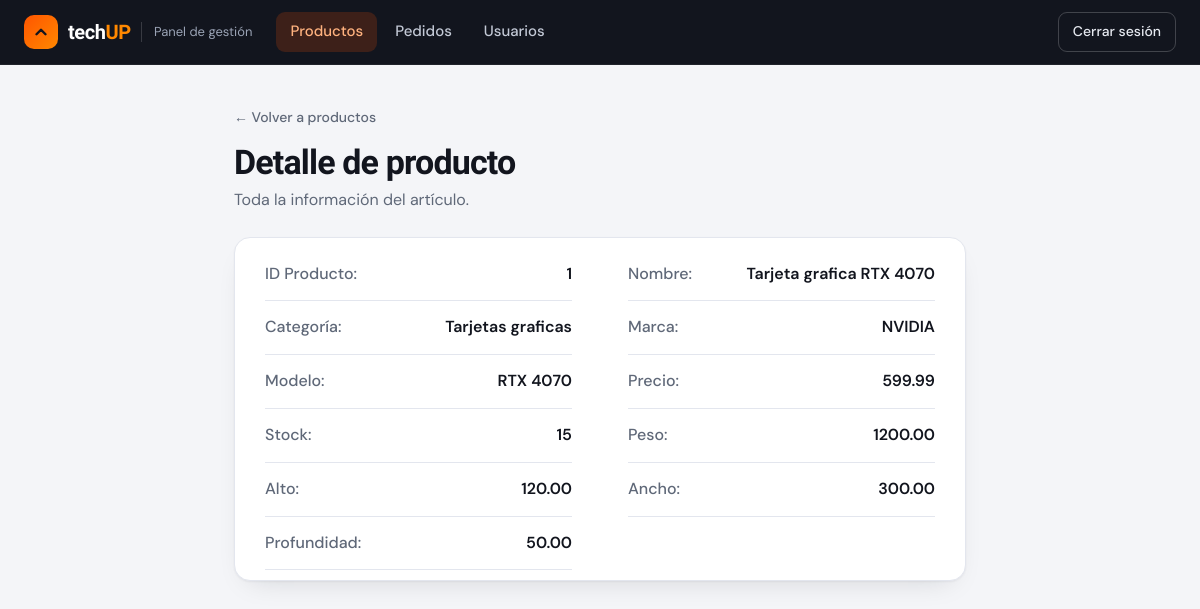
The page /index.php?entity=producto&action=show&id=1 (signed in) on the database its author committed.
### tables this page shows
CREATE TABLE detalles_producto (
    id_detalle_producto INT UNSIGNED AUTO_INCREMENT PRIMARY KEY,
    id_producto INT UNSIGNED NOT NULL UNIQUE,
    peso DECIMAL(8, 2) NOT NULL COMMENT 'Peso en gramos',
    alto DECIMAL(8, 2) NOT NULL COMMENT 'Altura en milimetros',
    ancho DECIMAL(8, 2) NOT NULL COMMENT 'Anchura en milimetros',
    profundidad DECIMAL(8, 2) NOT NULL COMMENT 'Profundidad en milimetros',

    CONSTRAINT fk_detalles_producto_productos
        FOREIGN KEY (id_producto)
        REFERENCES productos(id_producto)
        ON UPDATE CASCADE
        ON DELETE CASCADE,

    CONSTRAINT chk_detalles_producto_peso
        CHECK (peso > 0),

    CONSTRAINT chk_detalles_producto_alto
        CHECK (alto > 0),

    CONSTRAINT chk_detalles_producto_ancho
        CHECK (ancho > 0),

    CONSTRAINT chk_detalles_producto_profundidad
        CHECK (profundidad > 0)
);

CREATE TABLE productos (
    id_producto INT UNSIGNED AUTO_INCREMENT PRIMARY KEY,
    nombre VARCHAR(120) NOT NULL,
    categoria VARCHAR(60) NOT NULL,
    marca VARCHAR(60) NOT NULL,
    modelo VARCHAR(100),
    precio DECIMAL(10, 2) NOT NULL,
    stock INT UNSIGNED NOT NULL DEFAULT 0,

    CONSTRAINT chk_producto_precio
        CHECK (precio >= 0)
);

### controller/CProducto.php (called while the page is built, shortened)
<?php
require_once __DIR__ . "/../model/MProductos.php";
class CProducto
{
    private MProductos $model;
    public function __construct()
    {
        $this->model = new MProductos();
    }
    public function show($id)
    {
        $producto = $this->model->getById($id);
        require_once __DIR__ . "/../view/productos/VProductoVer.php";
    }
}

### index.php (called while the page is built, shortened)
<?php
CDestino::enrutar();

### db/Conectar.php (called while the page is built)
<?php
class ConexionBD{
    public static function conectar(){
        $conexion = new mysqli("127.0.0.1","root","","tienda_informatica");
        $conexion -> query("SET NAMES 'UTF8' ");
        return $conexion;
    }
}

### model/MProductos.php (called while the page is built, shortened)
<?php
class MProductos
{
    private $db;
    public function __construct()
    {
        $this->db = ConexionBD::conectar();
    }
    public function getById($id)
    {
        $consulta = $this->db->prepare("SELECT
            productos.nombre as productoNombre,
            productos.id_producto as productoId,
            productos.categoria as productoCategoria,
            productos.marca as productoMarca,
            productos.modelo as productoModelo,
            productos.precio as productoPrecio,
            productos.stock as productoStock,
            detalles_producto.peso as productoPeso,
            detalles_producto.alto as productoAlto,
            detalles_producto.ancho as productoAncho,
            detalles_producto.profundidad as productoProfundidad
        FROM productos
        INNER JOIN detalles_producto ON productos.id_producto = detalles_producto.id_producto
        WHERE productos.id_producto = ?
    ");
        $consulta->bind_param("i", $id);
        $consulta->execute();
        $resultado = $consulta->get_result();
        $producto = $resultado->fetch_assoc();
        return $producto;
    }
}

### view/productos/VProductoVer.php (the view, shortened to what this page needs)
<!DOCTYPE html>
<html lang="es">
<head>
    <link rel="stylesheet" href="view/styles.css">
</head>
<body>
    <header class="topbar">
        <div class="topbar-inner">
            <a class="brand" href="?entity=producto&amp;action=index" aria-label="techUP, inicio">
                <span class="brand-mark" aria-hidden="true"><svg width="18" height="18" viewBox="0 0 24 24" fill="none" stroke="#12151e" stroke-width="3.2" stroke-linecap="round" stroke-linejoin="round"><path d="M6 15l6-6 6 6"/></svg></span>
                <span class="brand-name">tech<b>UP</b></span>
                <span class="brand-tag">Panel de gestión</span>
            </a>
            <nav class="nav" aria-label="Secciones">
            <a href="?entity=producto&amp;action=index" class="is-active" aria-current="page">Productos</a>
            <a href="?entity=pedido&amp;action=index">Pedidos</a>
            <a href="?entity=usuario&amp;action=index">Usuarios</a>
            </nav>
            <a class="logout" href="?entity=login&amp;action=index">Cerrar sesión</a>
        </div>
    </header>
    <main class="page page-narrow">
        <a href="?entity=producto&action=index" class="back">← Volver a productos</a>
        <div class="page-head">
            <div>
                <h1>Detalle de producto</h1>
                <p class="page-sub">Toda la información del artículo.</p>
            </div>
        </div>
        <div class="panel detail detail-grid">
            <?php
            echo "<p><strong>ID Producto: </strong> " . $producto['productoId'] . "</p>";
            echo "<p><strong>Nombre: </strong> " . $producto['productoNombre'] . "</p>";
            echo "<p><strong>Categoría: </strong> " . $producto['productoCategoria'] . "</p>";
            echo "<p><strong>Marca: </strong> " . $producto['productoMarca'] . "</p>";
            echo "<p><strong>Modelo: </strong> " . $producto['productoModelo'] . "</p>";
            echo "<p><strong>Precio: </strong> " . $producto['productoPrecio'] . "</p>";
            echo "<p><strong>Stock: </strong> " . $producto['productoStock'] . "</p>";
            echo "<p><strong>Peso: </strong> " . $producto['productoPeso'] . "</p>";
            echo "<p><strong>Alto: </strong> " . $producto['productoAlto'] . "</p>";
            echo "<p><strong>Ancho: </strong> " . $producto['productoAncho'] . "</p>";
            echo "<p><strong>Profundidad: </strong> " . $producto['productoProfundidad'] . "</p>";
            ?>
        </div>
    </main>
</body>
</html>

### view/styles.css (style rules this page uses)
:root { --bg: #F4F5F8; --surface: #ffffff; --surface-2: #F8F9FB; --ink: #12151e; --muted: #5f6878; --line: #e3e6ee; --brand: #FF5500; --brand-2: #FF8800; --brand-text: #C2410C; --graphite: #12151e; --graphite-2: #1c202b; --danger: #b42318; --shadow: 0 1px 2px rgba(18, 21, 30, .05), 0 12px 28px -16px rgba(18, 21, 30, .18); --pendiente-fg: #8a5a00; --pendiente-bg: rgba(245, 166, 35, .18); --pagado-fg: #1d4ed8; --pagado-bg: rgba(59, 130, 246, .13); --enviado-fg: #6d28d9; --enviado-bg: rgba(139, 92, 246, .14); --entregado-fg: #13703a; --entregado-bg: rgba(34, 197, 94, .16); --cancelado-fg: #b42318; --cancelado-bg: rgba(239, 68, 68, .13); --admin-fg: #C2410C; --admin-bg: rgba(255, 85, 0, .12); --user-fg: #475467; --user-bg: rgba(100, 116, 139, .14); color-scheme: light dark; }
*, *::before, *::after { box-sizing: border-box; }
html { -webkit-text-size-adjust: 100%; }
body { margin: 0; background: var(--bg); color: var(--ink); font: 400 16px/1.55 "DM Sans", system-ui, "Segoe UI", Roboto, sans-serif; -webkit-font-smoothing: antialiased; }
h1, h2, h3, legend, .brand-name, .auth-slogan { font-family: "Sora", "DM Sans", system-ui, sans-serif; }
a { color: inherit; }
.topbar { position: sticky; top: 0; z-index: 50; background: var(--graphite); color: #fff; border-bottom: 1px solid rgba(255, 255, 255, .06); }
.topbar-inner { max-width: 1200px; margin: 0 auto; padding: 0 24px; height: 64px; display: flex; align-items: center; gap: 24px; }
.brand { display: flex; align-items: center; gap: 10px; text-decoration: none; color: #fff; flex-shrink: 0; }
.brand-mark { width: 34px; height: 34px; border-radius: 10px; display: grid; place-items: center; background: linear-gradient(135deg, var(--brand), var(--brand-2)); }
.brand-name { font-weight: 700; font-size: 20px; letter-spacing: -.02em; }
.brand-name b { color: var(--brand-2); font-weight: 700; }
.brand-tag { font-size: 13px; color: #9aa3b5; padding-left: 12px; border-left: 1px solid rgba(255, 255, 255, .16); }
.nav { display: flex; gap: 4px; flex: 1; min-width: 0; overflow-x: auto; scrollbar-width: none; }
.nav a { padding: 8px 14px; border-radius: 9px; text-decoration: none; color: #c3c9d6; font-weight: 500; font-size: 15px; white-space: nowrap; transition: background .15s, color .15s; }
.nav a.is-active { background: rgba(255, 85, 0, .18); color: #FFB27F; }
.logout { flex-shrink: 0; padding: 8px 14px; border: 1px solid rgba(255, 255, 255, .2); border-radius: 9px; text-decoration: none; color: #e6e9f0; font-size: 14px; font-weight: 500; transition: background .15s; }
.page { max-width: 1200px; margin: 0 auto; padding: 40px 24px 80px; }
.page-narrow { max-width: 780px; }
.page-head { display: flex; align-items: flex-end; justify-content: space-between; flex-wrap: wrap; gap: 16px; margin-bottom: 24px; }
.page-head h1 { margin: 0; font-size: clamp(26px, 3.2vw, 34px); line-height: 1.15; letter-spacing: -.025em; }
.page-sub { margin: 6px 0 0; color: var(--muted); }
.back { display: inline-flex; align-items: center; gap: 6px; margin-bottom: 14px; color: var(--muted); font-size: 14px; font-weight: 500; text-decoration: none; }
.panel { background: var(--surface); border: 1px solid var(--line); border-radius: 16px; box-shadow: var(--shadow); }
.detail { padding: 10px 30px; }
.detail-grid { display: grid; grid-template-columns: repeat(2, minmax(0, 1fr)); column-gap: 56px; }
.detail p, .verPedido p { display: flex; justify-content: space-between; gap: 16px; margin: 0; padding: 14px 0; font-weight: 600; border-bottom: 1px solid var(--line); }
.detail p strong, .verPedido p strong { font-weight: 500; color: var(--muted); }

### rows shown on the page
detalles_producto: id_producto.id_producto "1", id_producto.nombre "Tarjeta grafica RTX 4070", id_producto.categoria "Tarjetas graficas", id_producto.marca "NVIDIA", id_producto.modelo "RTX 4070", id_producto.precio "599.99", id_producto.stock "15", peso "1200.00", alto "120.00", ancho "300.00", profundidad "50.00"
